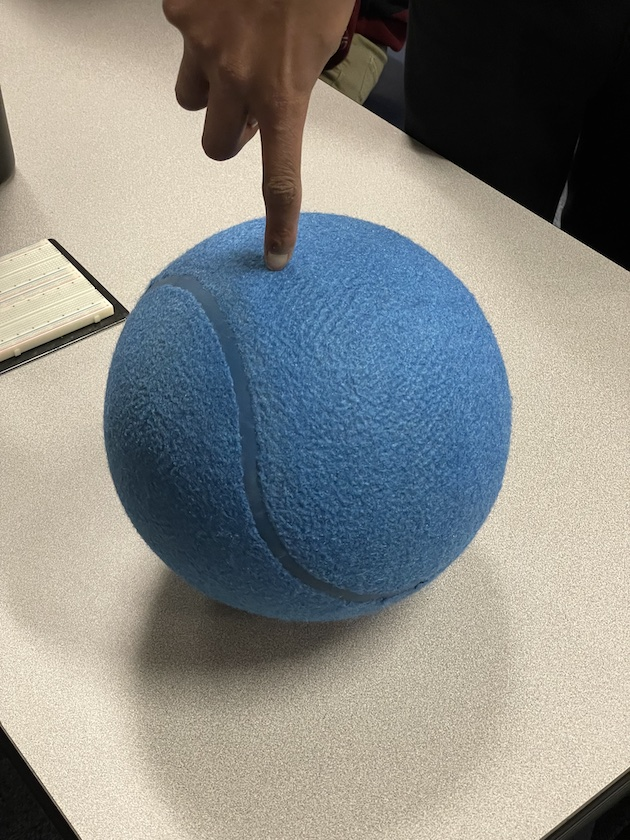
#> input picture lib/testing_images/blue1.jpeg, 630 x 840 px
$ python -i utils.py   (imports and definitions only)
#> lines starting #> are read from the running program, lines starting #| are printed output that depends on the picture
import numpy as np
import cv2
import time
import frc_vision.constants


class cv2Frame(np.ndarray):
    pass


def generate_masks(frame):
    frame = cv2.flip(frame, 1)
    hsv = cv2.cvtColor(frame, cv2.COLOR_BGR2HSV)

    red_mask1 = cv2.inRange(
        hsv,
        frc_vision.constants.HSV_BOUNDS.WEBCAM.RED_BOUND_L,
        frc_vision.constants.HSV_BOUNDS.WEBCAM.RED_BOUND_U,
    )
    red_mask2 = cv2.inRange(
        hsv,
        frc_vision.constants.HSV_BOUNDS.WEBCAM.RED_BOUND_L2,
        frc_vision.constants.HSV_BOUNDS.WEBCAM.RED_BOUND_U2,
    )
    red_mask = red_mask1 | red_mask2

    blue_mask = cv2.inRange(
        hsv,
        frc_vision.constants.HSV_BOUNDS.WEBCAM.BLUE_BOUND_L,
        frc_vision.constants.HSV_BOUNDS.WEBCAM.BLUE_BOUND_U,
    )
    return red_mask, blue_mask


def _generate_test_mask(frame):
    hsv = cv2.cvtColor(frame, cv2.COLOR_BGR2HSV)

    mask = cv2.inRange(
        hsv,
        frc_vision.constants.HSV_BOUNDS.WEBCAM.BLUE_BOUND_L,
        frc_vision.constants.HSV_BOUNDS.WEBCAM.BLUE_BOUND_U,
    )
    return mask


def find_circles(frame):
    mask = frc_vision.hopper.utils._generate_test_mask(frame)
    masked_frame = cv2.bitwise_and(frame, frame, mask=mask)

    gray = cv2.cvtColor(masked_frame, cv2.COLOR_BGR2GRAY)
    blurred = cv2.medianBlur(gray, 51)
    circles = cv2.HoughCircles(
        blurred,
        cv2.HOUGH_GRADIENT,
        frc_vision.constants.HOUGH_CONSTANTS.DP,
        frc_vision.constants.HOUGH_CONSTANTS.MIN_DIST,
        param1=frc_vision.constants.HOUGH_CONSTANTS.PARAM1,
        param2=frc_vision.constants.HOUGH_CONSTANTS.PARAM2,
        minRadius=frc_vision.constants.HOUGH_CONSTANTS.MIN_RADIUS,
        maxRadius=frc_vision.constants.HOUGH_CONSTANTS.MAX_RADIUS,
    )
    return circles


def draw_circles(frame):
    circles = find_circles(frame)
    if circles is not None:
        circles = np.uint16(np.around(circles))

        for (x, y, r) in circles[0, :]:
            cv2.circle(frame, (x, y), r, (0, 255, 0), 4)
            cv2.circle(frame, (x, y), 2, (0, 0, 255), 3)
    return frame

>>> import cv2
>>> picture = cv2.imread('../../lib/testing_images/blue1.jpeg', cv2.IMREAD_GRAYSCALE)
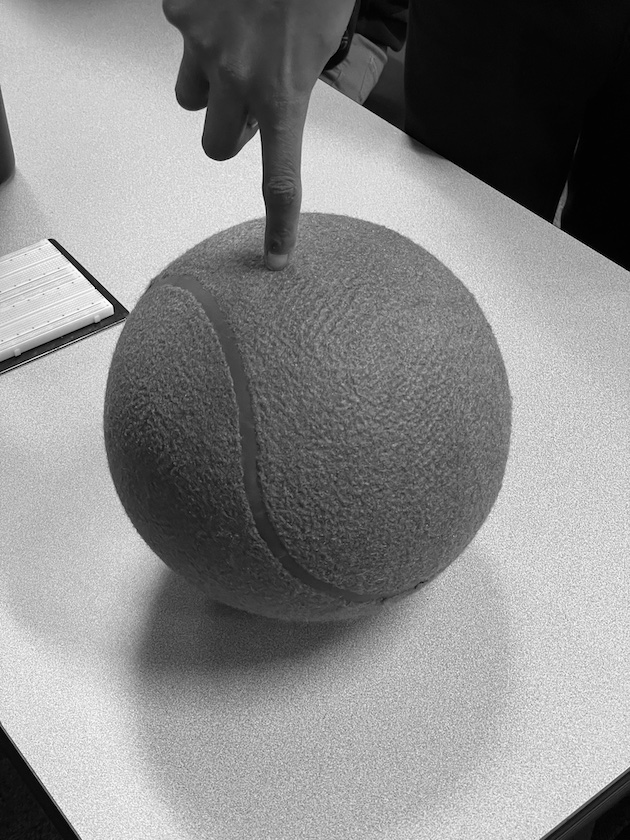
#> picture: shape (840, 630); min 0, max 255, mean 137.1
>>> result = generate_masks(picture)
#> in generate_masks, `frame = cv2.flip(frame, 1)`:
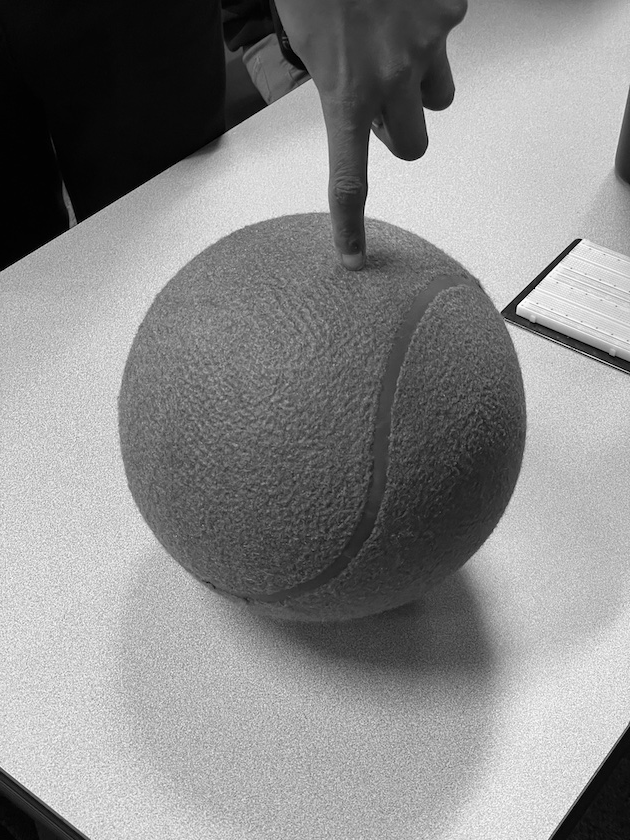
#> frame: shape (840, 630); min 0, max 255, mean 137.1
#> (the run stopped early here; a loop or call above may not have finished)

$ run again, on lib/testing_images/blue2.jpeg
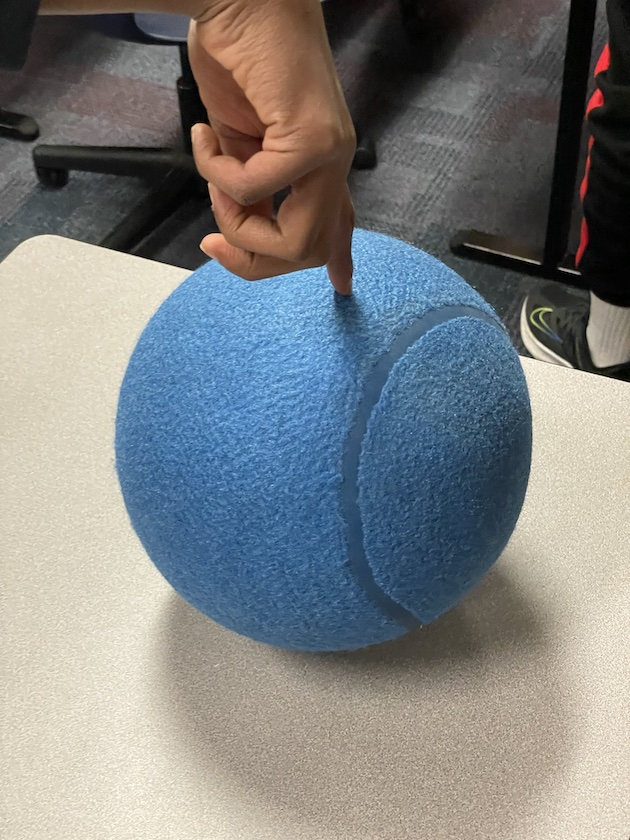
#> input picture lib/testing_images/blue2.jpeg, 630 x 840 px
#> `picture = cv2.imread('../../lib/testing_images/blue1.jpeg', cv2.IMREAD..`:
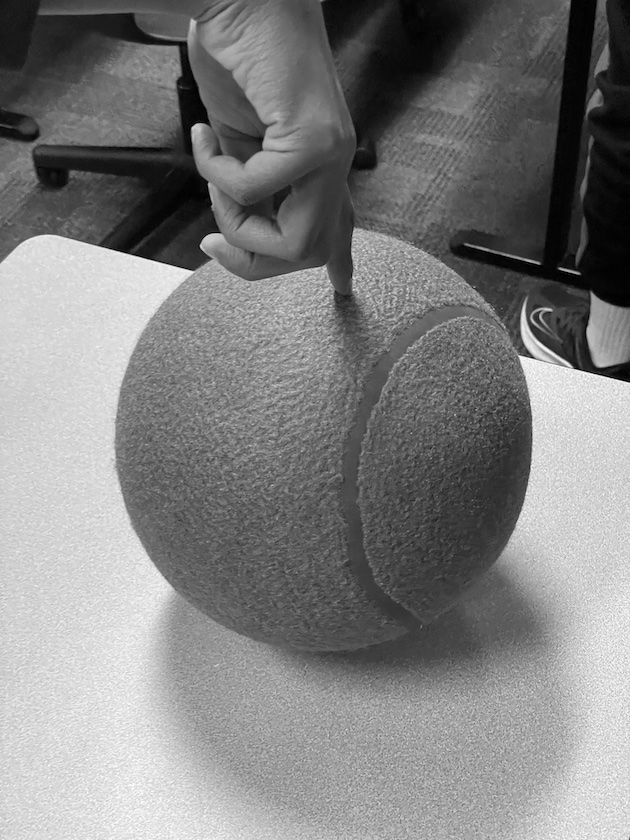
#> picture: shape (840, 630); min 0, max 255, mean 128.2
#> in generate_masks, `frame = cv2.flip(frame, 1)`:
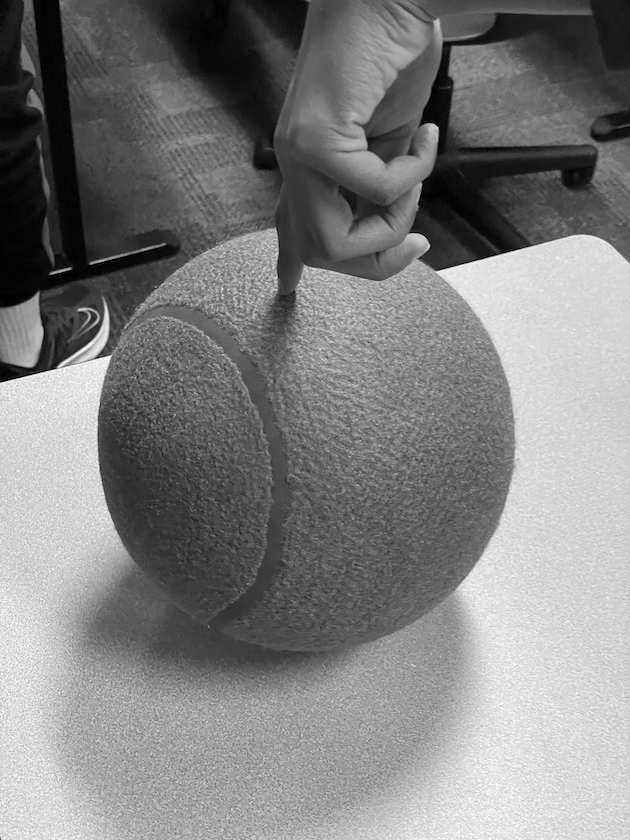
#> frame: shape (840, 630); min 0, max 255, mean 128.2

$ run again, on lib/testing_images/blue3.jpeg
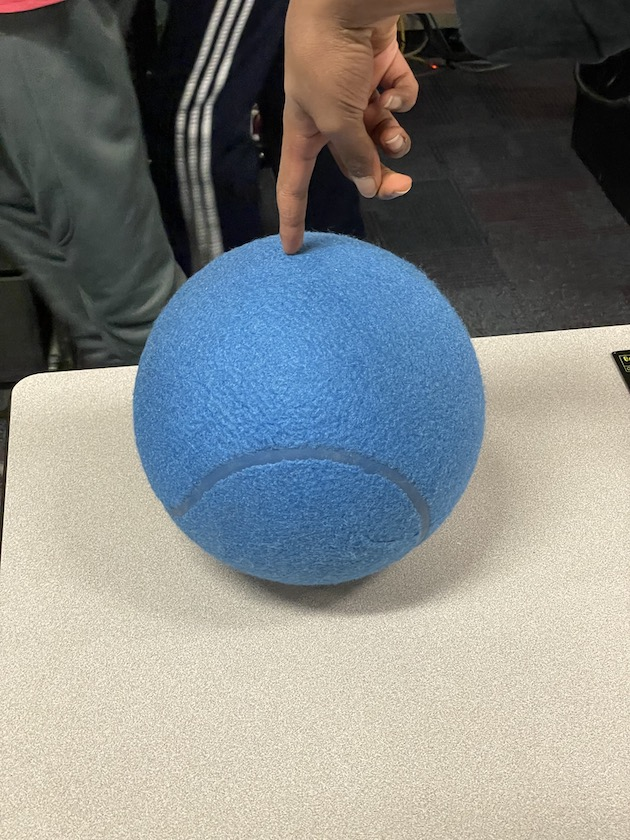
#> input picture lib/testing_images/blue3.jpeg, 630 x 840 px
#> `picture = cv2.imread('../../lib/testing_images/blue1.jpeg', cv2.IMREAD..`:
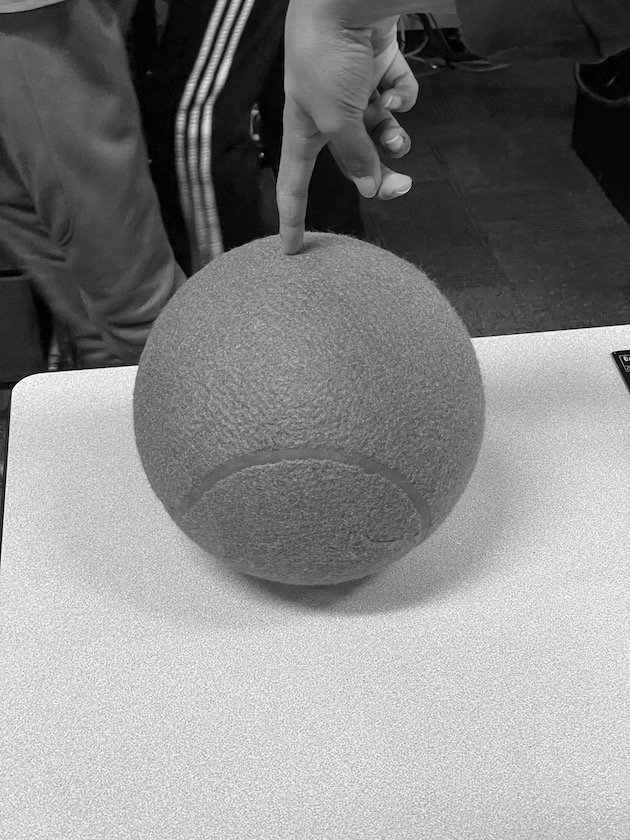
#> picture: shape (840, 630); min 0, max 255, mean 134
#> in generate_masks, `frame = cv2.flip(frame, 1)`:
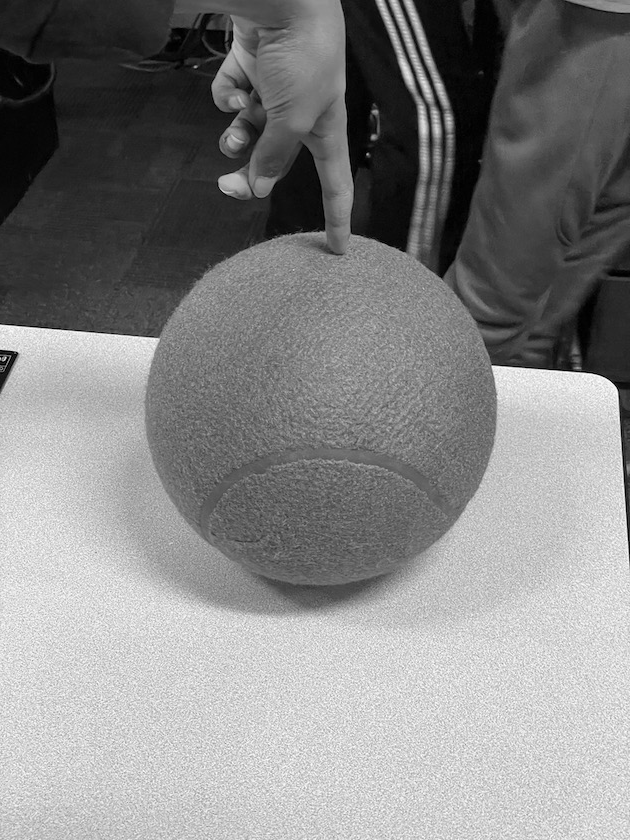
#> frame: shape (840, 630); min 0, max 255, mean 134

$ run again, on lib/testing_images/red1.jpeg
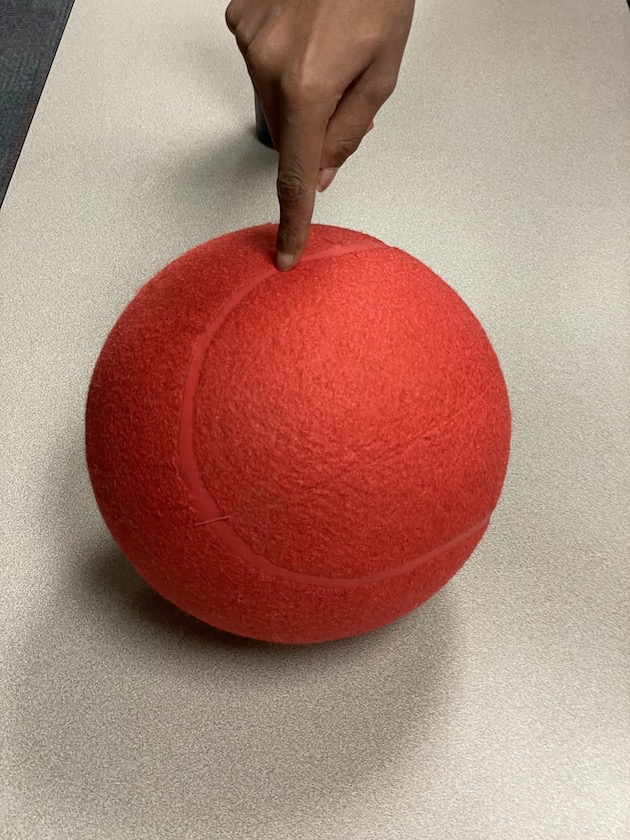
#> input picture lib/testing_images/red1.jpeg, 630 x 840 px
#> `picture = cv2.imread('../../lib/testing_images/blue1.jpeg', cv2.IMREAD..`:
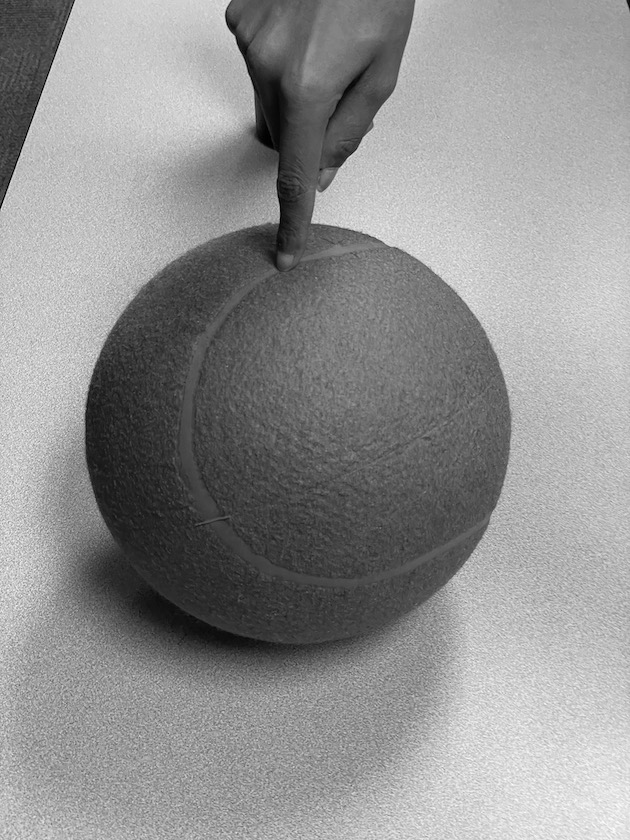
#> picture: shape (840, 630); min 0, max 255, mean 144.1
#> in generate_masks, `frame = cv2.flip(frame, 1)`:
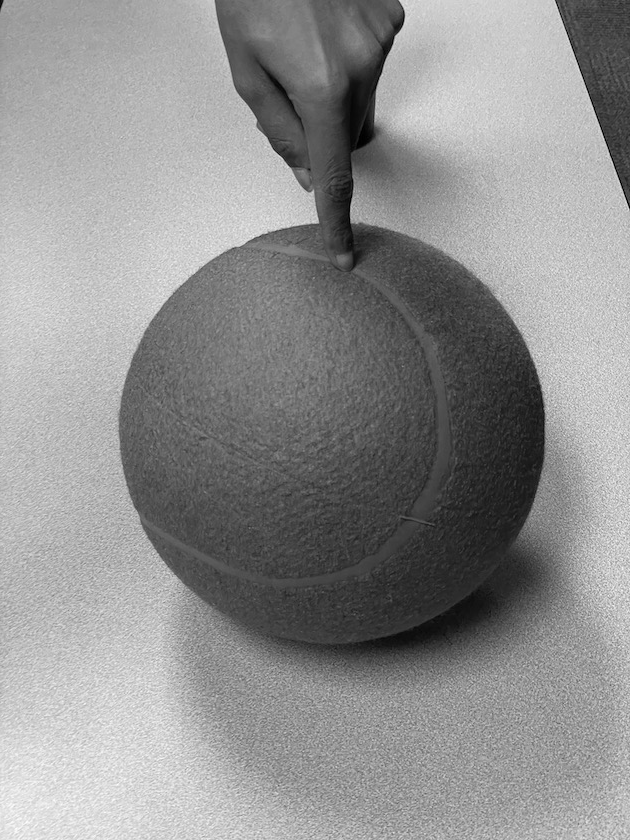
#> frame: shape (840, 630); min 0, max 255, mean 144.1
